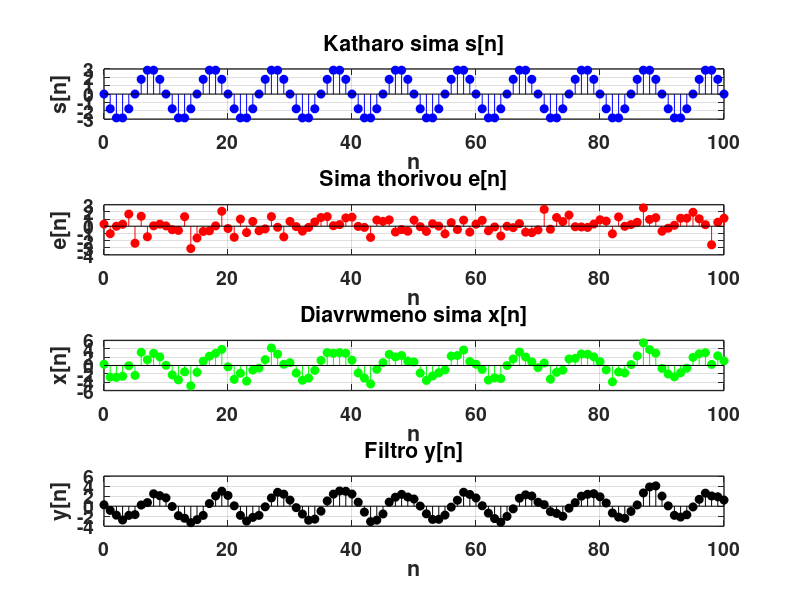

Write MATLAB code to recreate this figure.
#        #
 # # # #
  #Lab6#
  # # # #
 #       #

#########################################
# Askisi - Filtro kinoumenou mesou orou #
#########################################

n = 0:1:100; # diastima
N = 3;

sn = 3*cos(((pi*n)/5)+(pi/2)); # katharo sima
en = randn(1,length(n)); # thorivos
xn = sn + en; #diavrwmeno sima


yn(1) = xn(1);
yn(2) = (1/3)*(xn(2-0)+xn(2-1));
for i = 3:1:101
    yn(i) = 1/N*(xn(i-0)+xn(i-1)+xn(i-2));# filtro
endfor


#########
# plots #
#########
figure;
subplot(4,1,1)
stem(n, sn, "b", 'fill');grid; xlabel("n"); ylabel("s[n]");
title("Katharo sima s[n]");
set(gca, "linewidth", 1, "fontsize", 14, "fontweight", "bold");

subplot(4,1,2)
stem(n, en, "r", 'fill');grid; xlabel("n"); ylabel("e[n]");
title("Sima thorivou e[n]");
set(gca, "linewidth", 1, "fontsize", 14, "fontweight", "bold");

subplot(4,1,3)
stem(n, xn, "g", 'fill');grid; xlabel("n"); ylabel("x[n]");
title("Diavrwmeno sima x[n]");
set(gca, "linewidth", 1, "fontsize", 14, "fontweight", "bold");

subplot(4,1,4)
stem(n, yn, "k", 'fill');grid; xlabel("n"); ylabel("y[n]");
title("Filtro y[n]");
set(gca, "linewidth", 1, "fontsize", 14, "fontweight", "bold");

# close windows
waitforbuttonpress
close("all")
